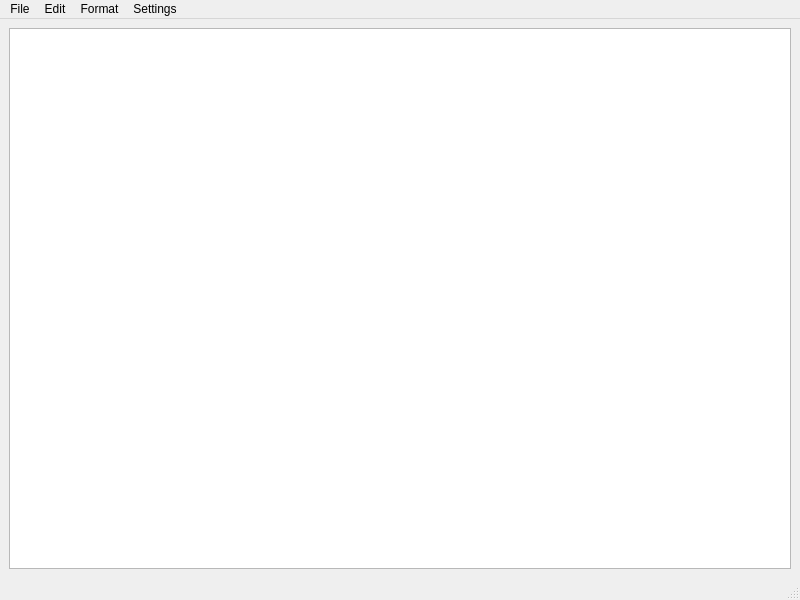
<?xml version="1.0" encoding="UTF-8"?>
<ui version="4.0">
 <class>MainWindow</class>
 <widget class="QMainWindow" name="MainWindow">
  <property name="geometry">
   <rect>
    <x>0</x>
    <y>0</y>
    <width>800</width>
    <height>600</height>
   </rect>
  </property>
  <property name="windowTitle">
   <string>MainWindow</string>
  </property>
  <widget class="QWidget" name="centralwidget">
   <layout class="QVBoxLayout" name="verticalLayout">
    <item>
     <widget class="QTextEdit" name="textEdit">
      <property name="html">
       <string>&lt;!DOCTYPE HTML PUBLIC &quot;-//W3C//DTD HTML 4.0//EN&quot; &quot;http://www.w3.org/TR/REC-html40/strict.dtd&quot;&gt;
&lt;html&gt;&lt;head&gt;&lt;meta name=&quot;qrichtext&quot; content=&quot;1&quot; /&gt;&lt;meta charset=&quot;utf-8&quot; /&gt;&lt;style type=&quot;text/css&quot;&gt;
p, li { white-space: pre-wrap; }
hr { height: 1px; border-width: 0; }
li.unchecked::marker { content: &quot;\2610&quot;; }
li.checked::marker { content: &quot;\2612&quot;; }
&lt;/style&gt;&lt;/head&gt;&lt;body style=&quot; font-family:'Segoe UI'; font-size:9pt; font-weight:400; font-style:normal;&quot;&gt;
&lt;p style=&quot;-qt-paragraph-type:empty; margin-top:0px; margin-bottom:0px; margin-left:0px; margin-right:0px; -qt-block-indent:0; text-indent:0px;&quot;&gt;&lt;br /&gt;&lt;/p&gt;&lt;/body&gt;&lt;/html&gt;</string>
      </property>
     </widget>
    </item>
   </layout>
  </widget>
  <widget class="QMenuBar" name="menubar">
   <property name="geometry">
    <rect>
     <x>0</x>
     <y>0</y>
     <width>800</width>
     <height>21</height>
    </rect>
   </property>
   <widget class="QMenu" name="menuFile">
    <property name="title">
     <string>File</string>
    </property>
    <addaction name="actionNew"/>
    <addaction name="actionOpen"/>
    <addaction name="separator"/>
    <addaction name="actionSave"/>
    <addaction name="actionSave_As"/>
    <addaction name="actionExit"/>
   </widget>
   <widget class="QMenu" name="menuEdit">
    <property name="title">
     <string>Edit</string>
    </property>
    <addaction name="actionUndo"/>
    <addaction name="actionRedo"/>
    <addaction name="separator"/>
    <addaction name="actionCut"/>
    <addaction name="actionCopy"/>
    <addaction name="actionPaste"/>
    <addaction name="actionSelect_All"/>
    <addaction name="actionFind"/>
    <addaction name="actionReplace"/>
   </widget>
   <widget class="QMenu" name="menuFormat">
    <property name="title">
     <string>Format</string>
    </property>
    <widget class="QMenu" name="menuHighlight">
     <property name="title">
      <string>Highlight</string>
     </property>
     <addaction name="actionHighlight_Yellow"/>
     <addaction name="actionHighlight_Green"/>
     <addaction name="actionHighlight_Red"/>
     <addaction name="actionClear_Highlight"/>
    </widget>
    <widget class="QMenu" name="menuText_Style">
     <property name="title">
      <string>Text Style</string>
     </property>
     <addaction name="actionBold"/>
     <addaction name="actionItalic"/>
     <addaction name="actionUnderline"/>
     <addaction name="actionStrike_through"/>
    </widget>
    <widget class="QMenu" name="menuScript">
     <property name="title">
      <string>Script</string>
     </property>
     <addaction name="actionSub_Script"/>
     <addaction name="actionSuper_Script"/>
    </widget>
    <addaction name="menuHighlight"/>
    <addaction name="separator"/>
    <addaction name="menuText_Style"/>
    <addaction name="menuScript"/>
    <addaction name="actionSpacing"/>
    <addaction name="actionClear_All_Format"/>
   </widget>
   <widget class="QMenu" name="menuSettings">
    <property name="title">
     <string>Settings</string>
    </property>
    <widget class="QMenu" name="menuAppearence">
     <property name="title">
      <string>Appearence</string>
     </property>
     <addaction name="actionFont_Style"/>
     <addaction name="actionText_Color"/>
     <addaction name="actionBackground_Color"/>
     <addaction name="actionDark_Mode"/>
    </widget>
    <widget class="QMenu" name="menuEditor">
     <property name="title">
      <string>Editor</string>
     </property>
     <widget class="QMenu" name="menuAlignment">
      <property name="title">
       <string>Alignment</string>
      </property>
      <addaction name="actionLeft"/>
      <addaction name="actionCenter"/>
      <addaction name="actionRight"/>
      <addaction name="actionJustify"/>
     </widget>
     <addaction name="actionAuto_Save"/>
     <addaction name="actionSave_Interval"/>
     <addaction name="actionTab_Width"/>
     <addaction name="actionToggle_Spaces_for_Tabs"/>
     <addaction name="menuAlignment"/>
    </widget>
    <addaction name="menuAppearence"/>
    <addaction name="menuEditor"/>
   </widget>
   <addaction name="menuFile"/>
   <addaction name="menuEdit"/>
   <addaction name="menuFormat"/>
   <addaction name="menuSettings"/>
  </widget>
  <widget class="QStatusBar" name="statusbar"/>
  <action name="actionNew">
   <property name="text">
    <string>New</string>
   </property>
  </action>
  <action name="actionOpen">
   <property name="text">
    <string>Open</string>
   </property>
  </action>
  <action name="actionSave">
   <property name="text">
    <string>Save</string>
   </property>
  </action>
  <action name="actionExit">
   <property name="text">
    <string>Exit</string>
   </property>
  </action>
  <action name="actionUndo">
   <property name="text">
    <string>Undo</string>
   </property>
  </action>
  <action name="actionRedo">
   <property name="text">
    <string>Redo</string>
   </property>
  </action>
  <action name="actionCut">
   <property name="text">
    <string>Cut</string>
   </property>
  </action>
  <action name="actionCopy">
   <property name="text">
    <string>Copy</string>
   </property>
  </action>
  <action name="actionPaste">
   <property name="text">
    <string>Paste</string>
   </property>
  </action>
  <action name="actionSelect_All">
   <property name="text">
    <string>Select All</string>
   </property>
  </action>
  <action name="actionSave_As">
   <property name="text">
    <string>Save As</string>
   </property>
  </action>
  <action name="actionFind">
   <property name="text">
    <string>Find</string>
   </property>
  </action>
  <action name="actionReplace">
   <property name="text">
    <string>Replace</string>
   </property>
  </action>
  <action name="actionHighlight_Yellow">
   <property name="text">
    <string>Highlight Yellow</string>
   </property>
  </action>
  <action name="actionHighlight_Green">
   <property name="text">
    <string>Highlight Green</string>
   </property>
  </action>
  <action name="actionHighlight_Red">
   <property name="text">
    <string>Highlight Blue</string>
   </property>
  </action>
  <action name="actionClear_Highlight">
   <property name="text">
    <string>Clear Highlight</string>
   </property>
  </action>
  <action name="actionBold">
   <property name="text">
    <string>Bold</string>
   </property>
  </action>
  <action name="actionItalic">
   <property name="text">
    <string>Italic</string>
   </property>
  </action>
  <action name="actionUnderline">
   <property name="text">
    <string>Underline</string>
   </property>
  </action>
  <action name="actionStrike_through">
   <property name="text">
    <string>Strike-through</string>
   </property>
  </action>
  <action name="actionSub_Script">
   <property name="text">
    <string>Sub Script</string>
   </property>
  </action>
  <action name="actionSuper_Script">
   <property name="text">
    <string>Super Script</string>
   </property>
  </action>
  <action name="actionSpacing">
   <property name="text">
    <string>Spacing</string>
   </property>
   <property name="toolTip">
    <string>Spacing</string>
   </property>
  </action>
  <action name="actionClear_All_Format">
   <property name="text">
    <string>Clear All Format</string>
   </property>
  </action>
  <action name="actionFont_Style">
   <property name="text">
    <string> Font Style</string>
   </property>
  </action>
  <action name="actionText_Color">
   <property name="text">
    <string>Text Color</string>
   </property>
  </action>
  <action name="actionBackground_Color">
   <property name="text">
    <string>Background Color</string>
   </property>
  </action>
  <action name="actionDark_Mode">
   <property name="text">
    <string>Dark Mode</string>
   </property>
  </action>
  <action name="actionAuto_Save">
   <property name="text">
    <string>Auto-Save</string>
   </property>
  </action>
  <action name="actionSave_Interval">
   <property name="text">
    <string>Save Interval</string>
   </property>
  </action>
  <action name="actionTab_Width">
   <property name="text">
    <string>Tab Width</string>
   </property>
  </action>
  <action name="actionToggle_Spaces_for_Tabs">
   <property name="text">
    <string>Toggle Spaces for Tabs</string>
   </property>
  </action>
  <action name="actionLeft">
   <property name="text">
    <string>Align Left</string>
   </property>
  </action>
  <action name="actionCenter">
   <property name="text">
    <string>Align Center</string>
   </property>
  </action>
  <action name="actionRight">
   <property name="text">
    <string>Align Right</string>
   </property>
  </action>
  <action name="actionJustify">
   <property name="text">
    <string>Justify</string>
   </property>
  </action>
 </widget>
 <resources/>
 <connections/>
</ui>
